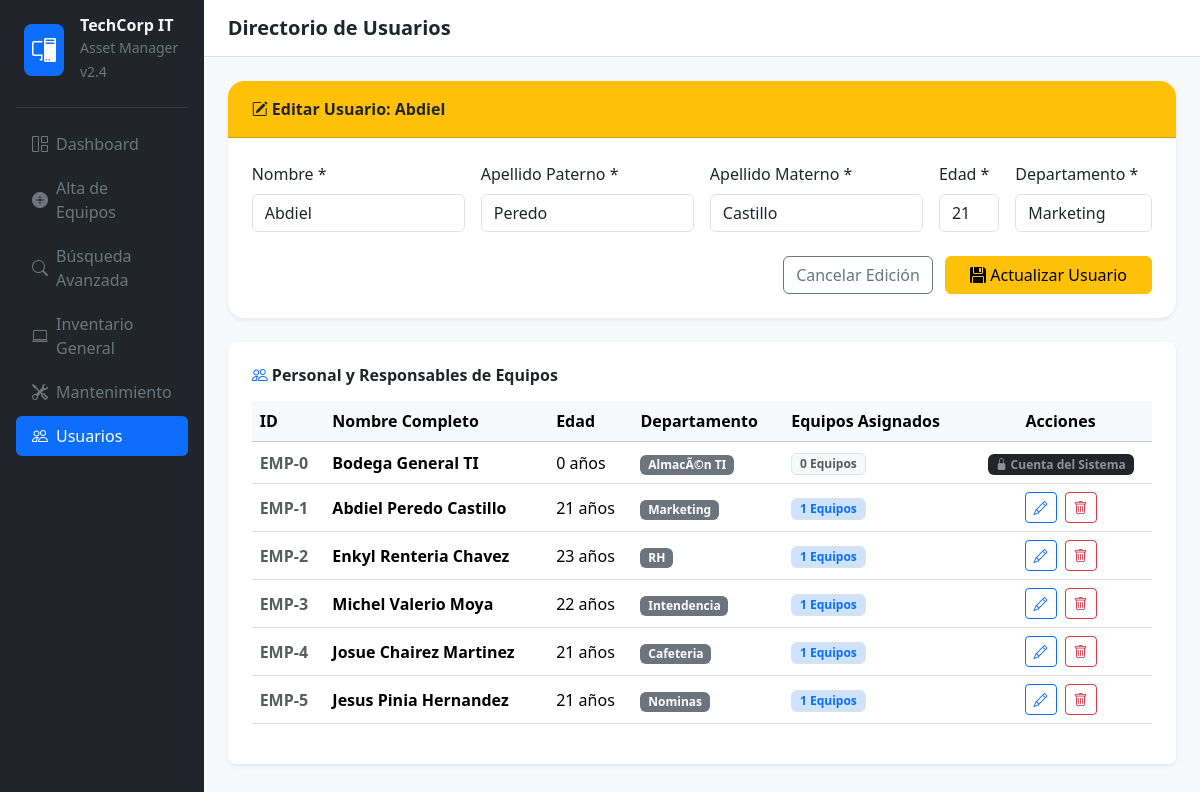
Screenshot of /usuarios/editar/1 with the database file from the repository.
### tables this page shows
CREATE TABLE "Usuario" (
	"id_usuario"	INTEGER NOT NULL,
	"nombre"	TEXT NOT NULL,
	"apellido_paterno"	TEXT NOT NULL,
	"apellido_materno"	TEXT NOT NULL,
	"edad"	INTEGER NOT NULL,
	"departamento"	TEXT NOT NULL,
	PRIMARY KEY("id_usuario")
);

### app.py (the view)
@app.route('/usuarios')
@app.route('/usuarios/editar/<int:id_usuario>')
def usuarios(id_usuario=None):
    conn = get_db_connection()
    lista_usuarios = conn.execute('''
        SELECT u.*, COUNT(s.id_stock) as total_equipos
        FROM Usuario u
        LEFT JOIN Stock s ON u.id_usuario = s.id_usuario
        GROUP BY u.id_usuario
    ''').fetchall()
    usuario_edit = None
    if id_usuario:
        usuario_edit = conn.execute('SELECT * FROM Usuario WHERE id_usuario = ?', (id_usuario,)).fetchone()
    conn.close()
    return render_template('usuarios.html', usuarios=lista_usuarios, usuario_edit=usuario_edit, active_page='usuarios')

### app.py (called while the page is built)
def get_db_connection():
    conn = sqlite3.connect(DB_PATH)
    conn.row_factory = sqlite3.Row
    return conn

### templates/usuarios.html (shortened to what this page needs)
{% extends 'base.html' %}
{% block page_title %}Directorio de Usuarios{% endblock %}
{% block content %}
<div class="card border-0 shadow-sm rounded-4 overflow-hidden mb-4">
  <div class="card-header {% if usuario_edit %}bg-warning text-dark{% else %}bg-primary text-white{% endif %} p-3 px-4">
    <span class="fw-bold fs-6">
      <i class="bi {% if usuario_edit %}bi-pencil-square{% else %}bi-person-plus-fill{% endif %}"></i>
      {% if usuario_edit %}Editar Usuario: {{ usuario_edit.nombre }}{% else %}Registrar Nuevo Usuario{% endif %}
    </span>
  </div>
  <div class="card-body p-4">
    <form action="/api/usuario" method="POST" class="row g-3">
      <div class="col-md-3">
        <label class="form-label fw-medium">Nombre *</label>
        <input type="text" name="nombre" class="form-control" required
               value="{{ usuario_edit.nombre if usuario_edit else '' }}">
      </div>
      <div class="col-md-3">
        <label class="form-label fw-medium">Apellido Paterno *</label>
        <input type="text" name="apellido_paterno" class="form-control" required
               value="{{ usuario_edit.apellido_paterno if usuario_edit else '' }}">
      </div>
      <div class="col-md-3">
        <label class="form-label fw-medium">Apellido Materno *</label>
        <input type="text" name="apellido_materno" class="form-control" required
               value="{{ usuario_edit.apellido_materno if usuario_edit else '' }}">
      </div>
      <div class="col-md-1">
        <label class="form-label fw-medium">Edad *</label>
        <input type="number" name="edad" class="form-control" required
               value="{{ usuario_edit.edad if usuario_edit else '' }}">
      </div>
      <div class="col-md-2">
        <label class="form-label fw-medium">Departamento *</label>
        <input type="text" name="departamento" class="form-control" placeholder="Ej. Marketing" required
               value="{{ usuario_edit.departamento if usuario_edit else '' }}">
      </div>
      <div class="col-12 text-end mt-4">
        {% if usuario_edit %}
          <a href="{{ url_for('usuarios') }}" class="btn btn-outline-secondary me-2">Cancelar Edición</a>
        {% endif %}
        <button type="submit" class="btn {% if usuario_edit %}btn-warning{% else %}btn-primary{% endif %} px-4">
          <i class="bi bi-floppy-fill"></i> {% if usuario_edit %}Actualizar Usuario{% else %}Guardar Usuario{% endif %}
        </button>
      </div>
    </form>
  </div>
</div>
<div class="card border-0 shadow-sm rounded-3 p-4">
  <h6 class="fw-bold mb-3"><i class="bi bi-people text-primary"></i> Personal y Responsables de Equipos</h6>
  <div class="table-responsive">
    <table class="table table-hover align-middle">
      <thead class="table-light">
        <tr>
          <th>ID</th>
          <th>Nombre Completo</th>
          <th>Edad</th>
          <th>Departamento</th>
          <th>Equipos Asignados</th>
          <th class="text-center">Acciones</th>
        </tr>
      </thead>
      <tbody>
        {% for usuario in usuarios %}
        <tr>
          <td class="fw-bold text-muted">EMP-{{ usuario.id_usuario }}</td>
          <td class="fw-bold">{{ usuario.nombre }} {{ usuario.apellido_paterno }} {{ usuario.apellido_materno }}</td>
          <td>{{ usuario.edad }} años</td>
          <td><span class="badge bg-secondary">{{ usuario.departamento }}</span></td>
          <td>
            <span class="badge {% if usuario.total_equipos > 0 %}bg-primary-subtle text-primary{% else %}bg-light text-muted{% endif %} border">
              {{ usuario.total_equipos }} Equipos
            </span>
          </td>
          <td class="text-center">
            {% if usuario.id_usuario == 0 %}
              <span class="badge bg-dark text-white-50"><i class="bi bi-lock-fill"></i> Cuenta del Sistema</span>
            {% else %}
              <div class="d-flex gap-2 justify-content-center">
                <a href="/usuarios/editar/{{ usuario.id_usuario }}" class="btn btn-sm btn-outline-primary" title="Editar">
                  <i class="bi bi-pencil"></i>
                </a>
                <form action="/eliminar_usuario/{{ usuario.id_usuario }}" method="POST" onsubmit="return confirm('¿Eliminar al usuario {{ usuario.nombre }}? \n\nNota: Si tiene equipos asignados, se recomienda reasignarlos a otra persona primero.');">
                  <button type="submit" class="btn btn-sm btn-outline-danger" title="Eliminar">
                    <i class="bi bi-trash"></i>
                  </button>
                </form>
              </div>
            {% endif %}
          </td>
        </tr>
        {% else %}
        <tr>
          <td colspan="6" class="text-center text-muted py-4">No hay usuarios registrados.</td>
        </tr>
        {% endfor %}
      </tbody>
    </table>
  </div>
</div>
{% endblock %}

### static/css/styles.css (style rules this page uses)
body { font-family: system-ui, -apple-system, "Segoe UI", Roboto, sans-serif; background-color: #f8f9fa; }

### rows the page displays
Usuario: nombre "Abdiel", apellido_paterno "Peredo", apellido_materno "Castillo", edad "21", departamento "Marketing", id_usuario "1", total_equipos "1"
Usuario: id_usuario "0", nombre "Bodega", apellido_paterno "General", apellido_materno "TI", edad "0", departamento "AlmacÃ©n TI", total_equipos "0", shows "Cuenta del Sistema"
Usuario: id_usuario "2", nombre "Enkyl", apellido_paterno "Renteria", apellido_materno "Chavez", edad "23", departamento "RH", total_equipos "1"
Usuario: id_usuario "3", nombre "Michel", apellido_paterno "Valerio", apellido_materno "Moya", edad "22", departamento "Intendencia", total_equipos "1"
Usuario: id_usuario "4", nombre "Josue", apellido_paterno "Chairez", apellido_materno "Martinez", edad "21", departamento "Cafeteria", total_equipos "1"
Usuario: id_usuario "5", nombre "Jesus", apellido_paterno "Pinia", apellido_materno "Hernandez", edad "21", departamento "Nominas", total_equipos "1"
